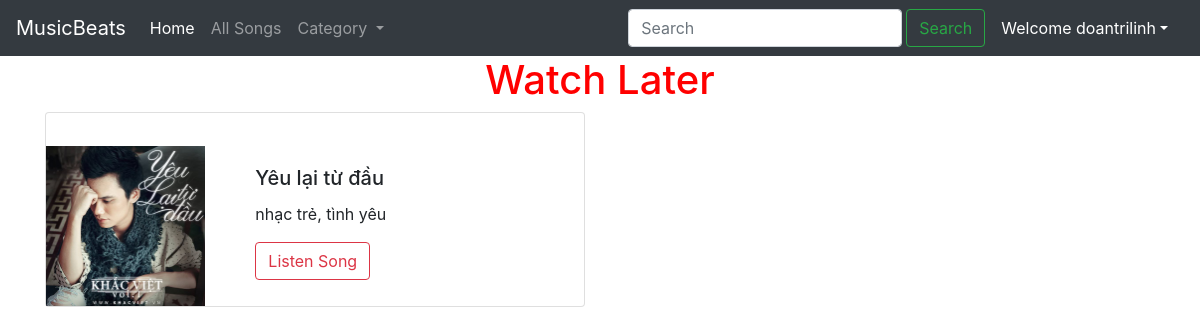
/watchlater/ (signed in), run on an earlier commit of the app's database.
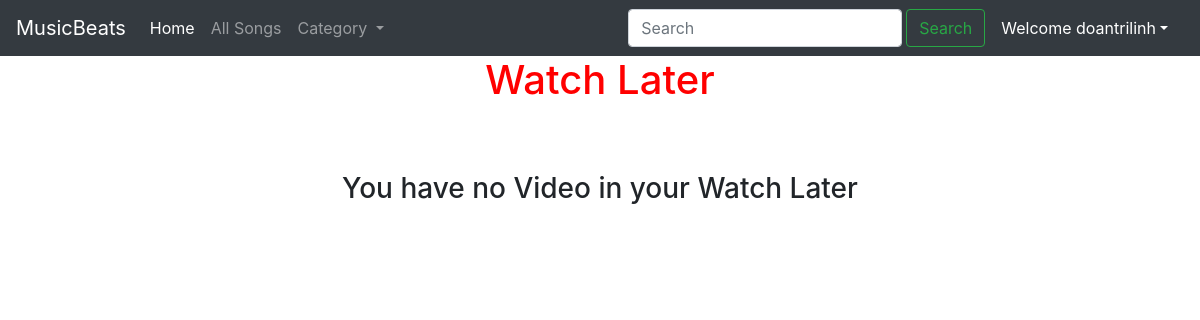
And on a later commit of the database.
### musicbeats/models.py (models this page shows, shortened)
class Song(models.Model):
    category = models.ForeignKey(Category, on_delete=models.CASCADE) #many to one relation with Category
    song_id = models.AutoField(primary_key=True)
    name = models.CharField(max_length=200)
    singer = models.CharField(max_length=200)
    tags = models.CharField(max_length=100)
    image = models.ImageField(upload_to='images')
    song = models.FileField(upload_to='images')

### musicbeats/views.py (the view, shortened to what this page needs)
# urls.py: path('watchlater/',views.watchlater, name="watchlater"),
def watchlater(request):
      wl = WatchLater.objects.filter(user=request.user)
      ids = []
      for i in wl:
            ids.append(i.video_id)
      preserved = Case(*[When(pk=pk, then=pos) for pos, pk in enumerate(ids)])
      song = Song.objects.filter(song_id__in=ids).order_by(preserved)
      category = Category.objects.all()
      return render(request, "musicbeats/watchlater.html", {'song':song,'category':category} )

### musicbeats/templates/musicbeats/watchlater.html (shortened to what this page needs)
{%extends 'musicbeats/base.html'%}
{% load static %}
{% block body %}
{% load static %}
<h1 style="color: red; text-align: center;"> Watch Later</h1>
{% if song|length < 1 %} <h3 style="text-align: center; padding-top: 5%;">You have no Video in your Watch Later</h3>
    {% endif %}
    <div class="container">
        {% for i in song %}
        <div class="card mb-3" style="max-width: 540px; padding-top: 3%;">
            <div class="row g-0">
                <div class="col-md-4">
                    <img src="{{ i.image.url }}" class="img-fluid rounded-start" alt="...">
                </div>
                <div class="col-md-8">
                    <div class="card-body">
                        <h5 class="card-title">{{ i.name }}</h5>
                        <p class="card-text">{{ i.tags }}</p>
                        <a href="/songs/{{ i.song_id }}"><button class="btn btn-outline-danger">Listen Song
                            </button></a>
                    </div>
                </div>
            </div>
        </div>
        {% endfor %}
    </div>
    {% endblock %}

What changed in the data, as far as the page shows it:
no longer on this page (row edited): Song: image (picture), name "Yêu lại từ đầu", tags "nhạc trẻ, tình yêu"
Also different on the page:
text now shown: "You have no Video in your Watch Later"
